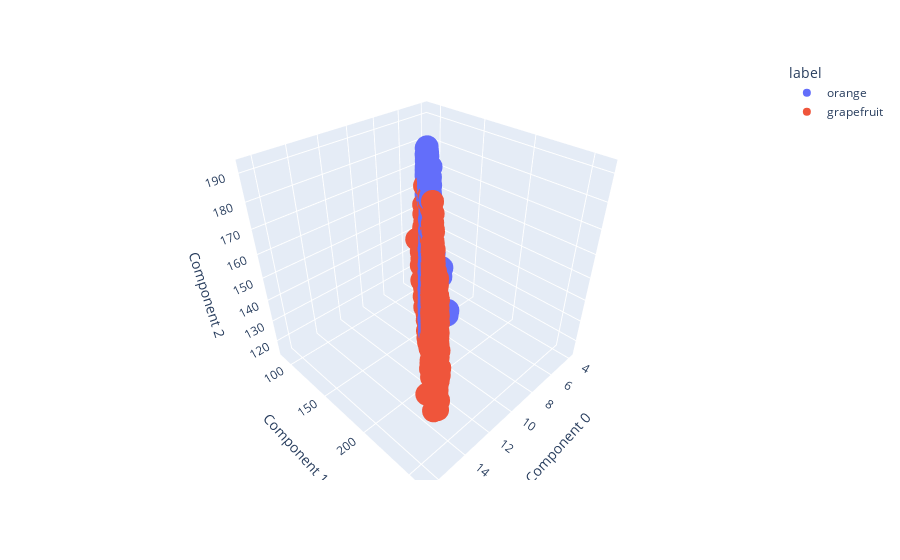

Notebook cell for this chart:
### Code cell
import plotly.express as px
import pandas as pd
import matplotlib.pyplot as plt
import time

df = pd.DataFrame({
    'Component 0': data_features[:, 0],
    'Component 1': data_features[:, 1],
    'Component 2': data_features[:, 2],
    'label': data_labels
})

fig = px.scatter_3d(df, x='Component 0', y='Component 1', z='Component 2', color='label')
fig.show()

### Figure 1 — Plotly figure (JSON) as saved in the notebook; plotly's stock layout.template omitted (floating-point values rounded to 4 significant figures; data arrays with more than 128 entries replaced by an {"elided": "..."} marker saying what was removed)
{"data": [{"hovertemplate": "label=orange<br>Component 0=%{x}<br>Component 1=%{y}<br>Component 2=%{z}<extra></extra>", "legendgroup": "orange", "marker": {"color": "#636efa", "symbol": "circle"}, "mode": "markers", "name": "orange", "scene": "scene", "showlegend": true, "type": "scatter3d", "x": {"elided": "4999 float values"}, "y": {"elided": "4999 float values"}, "z": {"elided": "4999 int values"}}, {"hovertemplate": "label=grapefruit<br>Component 0=%{x}<br>Component 1=%{y}<br>Component 2=%{z}<extra></extra>", "legendgroup": "grapefruit", "marker": {"color": "#EF553B", "symbol": "circle"}, "mode": "markers", "name": "grapefruit", "scene": "scene", "showlegend": true, "type": "scatter3d", "x": {"elided": "5000 float values"}, "y": {"elided": "5000 float values"}, "z": {"elided": "5000 int values"}}], "layout": {"legend": {"title": {"text": "label"}, "tracegroupgap": 0}, "margin": {"t": 60}, "scene": {"domain": {"x": [0, 1], "y": [0, 1]}, "xaxis": {"title": {"text": "Component 0"}}, "yaxis": {"title": {"text": "Component 1"}}, "zaxis": {"title": {"text": "Component 2"}}}}}
